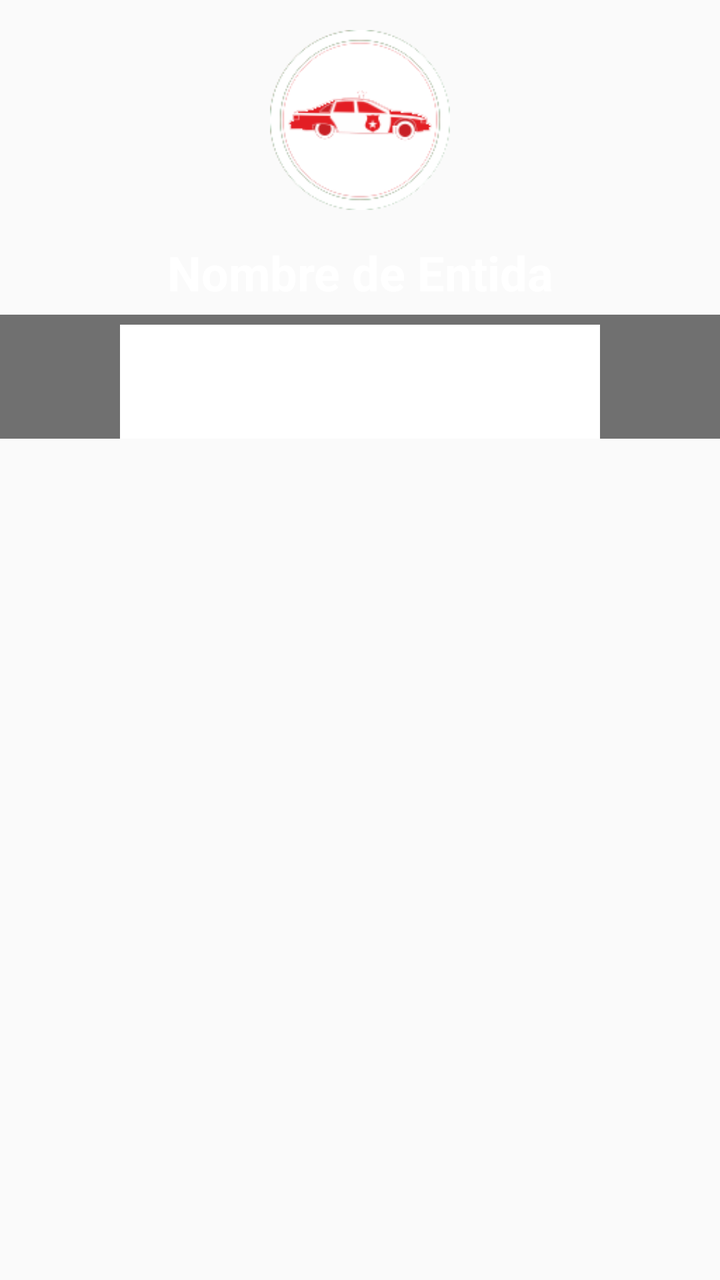
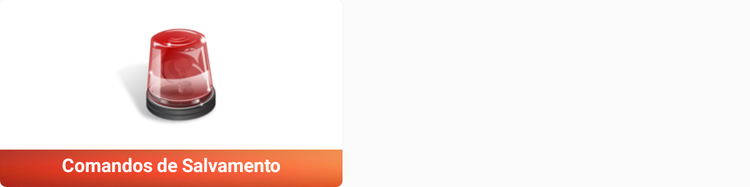

An Android layout and its configuration variant, each rendered on a device that would load it. The default file and the variant file are quoted in full after the pictures.
<!-- AndroidManifest.xml: application theme Theme.MyAppTheme -->
<!-- res/layout/layout_personalize_entidades.xml -->
<?xml version="1.0" encoding="utf-8"?>
<LinearLayout xmlns:android="http://schemas.android.com/apk/res/android"
    android:layout_width="match_parent"
    android:layout_height="match_parent"
    android:weightSum="1">

    <LinearLayout
        android:orientation="vertical"
        android:layout_width="match_parent"
        android:layout_height="wrap_content"
        android:id="@+id/layoutcolor">
        <ImageView
            android:layout_width="90dp"
            android:layout_height="90dp"
            android:layout_marginTop="15dp"
            android:layout_marginBottom="15dp"
            android:id="@+id/imageView"
            android:contentDescription=""
            android:src="@drawable/police"
            android:layout_gravity="center_horizontal" />

        <TextView
            style="@style/Base.TextAppearance.AppCompat.Body1"
            android:layout_width="match_parent"
            android:layout_height="wrap_content"
            android:textAppearance="?android:attr/textAppearanceLarge"
            android:text="Nombre de Entida"
            android:id="@+id/textView"
            android:layout_gravity="center_horizontal"
            android:gravity="center"
            android:textSize="24dp"
            android:textStyle="bold"
            android:textColor="#ffffff"
            android:paddingBottom="5dp"/>

        <RelativeLayout
            android:layout_width="match_parent"
            android:layout_height="62dp"
            android:background="#8C000000"
            android:visibility="visible">

            <RatingBar
                android:layout_width="wrap_content"
                android:layout_height="wrap_content"
                android:id="@+id/ratingBar"
                android:layout_centerHorizontal="true"
                android:layout_alignParentBottom="true"
                android:progressBackgroundTint="#ffffff"
                android:progressTint="#60ff00"
                android:progressBackgroundTintMode="src_over"
                android:secondaryProgressTint="#57ff00"
                android:theme="@style/TextAppearance.AppCompat.Body1"
                android:layout_alignWithParentIfMissing="false"
                android:layout_alignParentRight="false"
                android:layout_alignParentLeft="false" />
        </RelativeLayout>
    </LinearLayout>

</LinearLayout>
<!-- resources referenced by this layout -->
<resources>
  <!-- drawable police: png bitmap (drawable, 23939 bytes) -->
  <style name="Theme.MyAppTheme" parent="@style/Theme.AppCompat.Light">
          
          
          <item name="android:actionBarStyle" tools:ignore="NewApi">@style/MyActionBar</item>
          <item name="colorPrimary">@color/fondoBackgroud</item>
          <item name="colorPrimaryDark">@color/fondoBackgroud</item>
          <item name="android:textColor">@color/textMenu</item>
          <item name="android:textColorPrimary">@color/textMenu</item>
          <item name="android:textColorPrimaryInverse">@color/textMenu</item>
      </style>
  <style name="MyActionBar" parent="@style/Widget.AppCompat.Light.ActionBar.Solid.Inverse">
          <item name="android:textColor">@color/textMenu</item>
      </style>
  <color name="fondoBackgroud" type="color">#20603d</color>
  <color name="textMenu">#ffffff</color>
</resources>
<!-- res/layout-large/layout_personalize_entidades.xml (the repository's variant of the layout above) -->
<!-- drawn on a 7-inch tablet held upright -->
<?xml version="1.0" encoding="utf-8"?>
<android.support.v7.widget.CardView
    xmlns:android="http://schemas.android.com/apk/res/android"
    xmlns:card_view="http://schemas.android.com/apk/res-auto"
    android:foreground="?android:attr/selectableItemBackground"
    android:clickable="false"
    android:layout_margin="0dp"
    android:id="@+id/card_view"
    android:layout_width="274dp"
    android:layout_height="wrap_content"
    card_view:cardCornerRadius="5dp"
    android:background="@color/fondoItem">
    
    <LinearLayout
        android:orientation="vertical"
        android:layout_width="274dp"
        android:layout_height="150dp"
        android:id="@+id/layoutcolor"
        android:background="@color/fondoItem">
        <ImageView
            android:layout_width="90dp"
            android:layout_height="90dp"
            android:layout_marginTop="15dp"
            android:layout_marginBottom="15dp"
            android:id="@+id/imageView"
            android:contentDescription=""
            android:src="@drawable/iconmenuemer"
            android:layout_gravity="center_horizontal" />
        <LinearLayout
            android:layout_width="match_parent"
            android:layout_height="match_parent"
            android:textAlignment="center"
            android:id="@+id/lst"
            android:background="@drawable/blurbackground1"
            android:orientation="horizontal"
            >
            <TextView
                style="@style/Base.TextAppearance.AppCompat.Body1"
                android:layout_width="match_parent"
                android:layout_height="wrap_content"
                android:textAppearance="?android:attr/textAppearanceLarge"
                android:text="Comandos de Salvamento"
                android:id="@+id/textView"
                android:layout_gravity="center_vertical"
                android:gravity="center"
                android:textSize="15dp"
                android:textStyle="bold"
                android:textColor="#ffffff"
                android:paddingBottom="5dp"
                android:background="@android:color/transparent" />
        </LinearLayout>
    </LinearLayout>
    
</android.support.v7.widget.CardView>
<!-- resources referenced by the variant -->
<!-- as a 7-inch tablet held upright resolves them -->
<resources>
  <color name="fondoItem">#ffffff</color>
  <!-- drawable blurbackground1: jpg bitmap (drawable, 32952 bytes) -->
  <!-- drawable iconmenuemer: png bitmap (drawable, 16268 bytes) -->
  <style name="Theme.MyAppTheme" parent="@style/Theme.AppCompat.Light">
          
          
          <item name="android:actionBarStyle" tools:ignore="NewApi">@style/MyActionBar</item>
          <item name="colorPrimary">@color/fondoBackgroud</item>
          <item name="colorPrimaryDark">@color/fondoBackgroud</item>
          <item name="android:textColor">@color/textMenu</item>
          <item name="android:textColorPrimary">@color/textMenu</item>
          <item name="android:textColorPrimaryInverse">@color/textMenu</item>
      </style>
  <style name="MyActionBar" parent="@style/Widget.AppCompat.Light.ActionBar.Solid.Inverse">
          <item name="android:textColor">@color/textMenu</item>
      </style>
  <color name="fondoBackgroud" type="color">#20603d</color>
  <color name="textMenu">#ffffff</color>
</resources>
